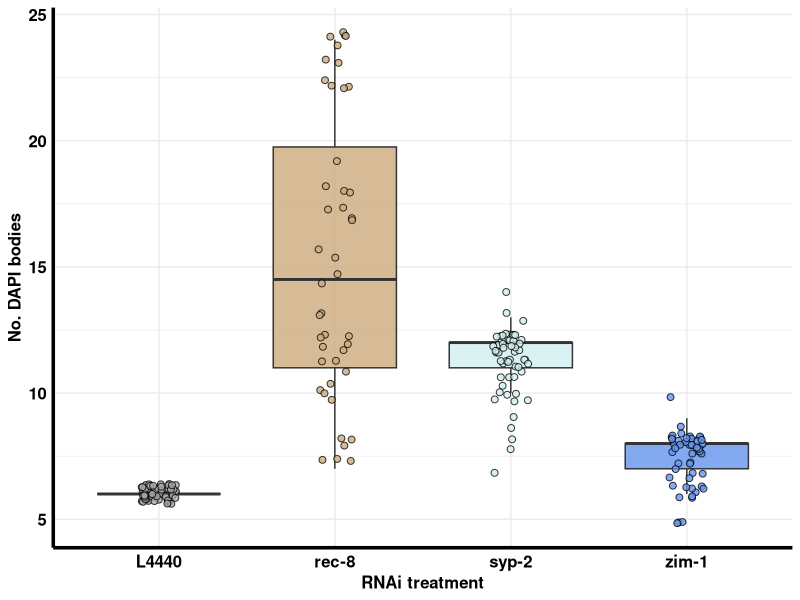
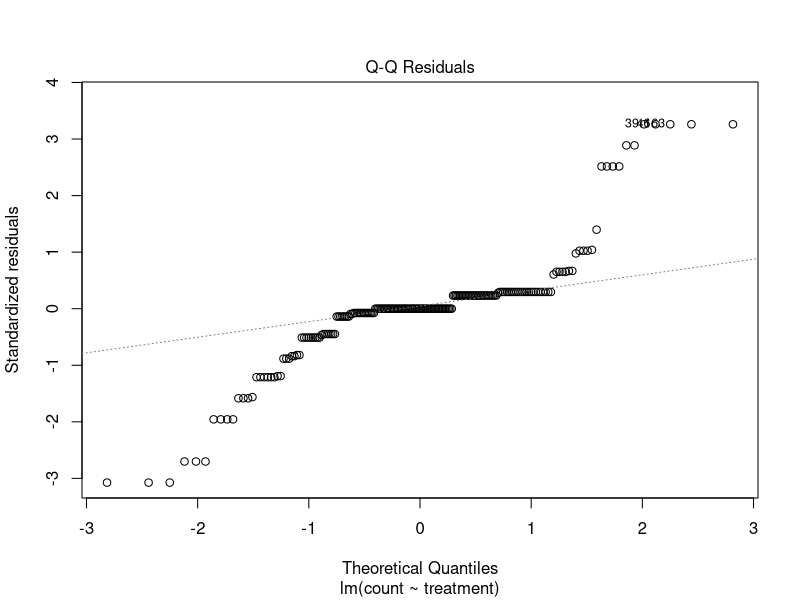
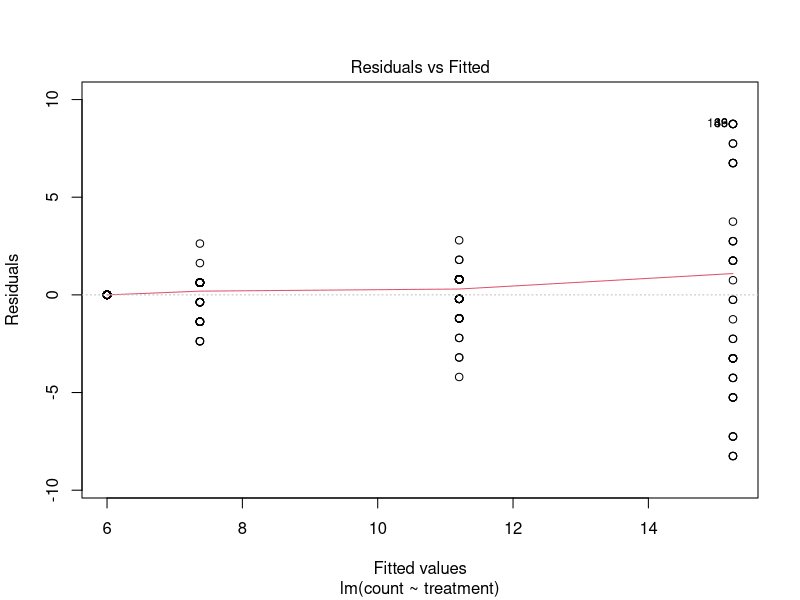
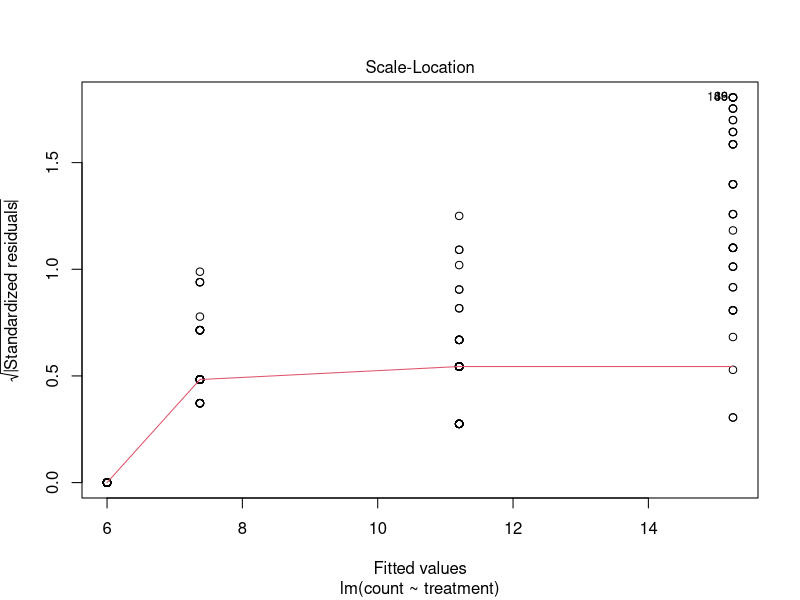
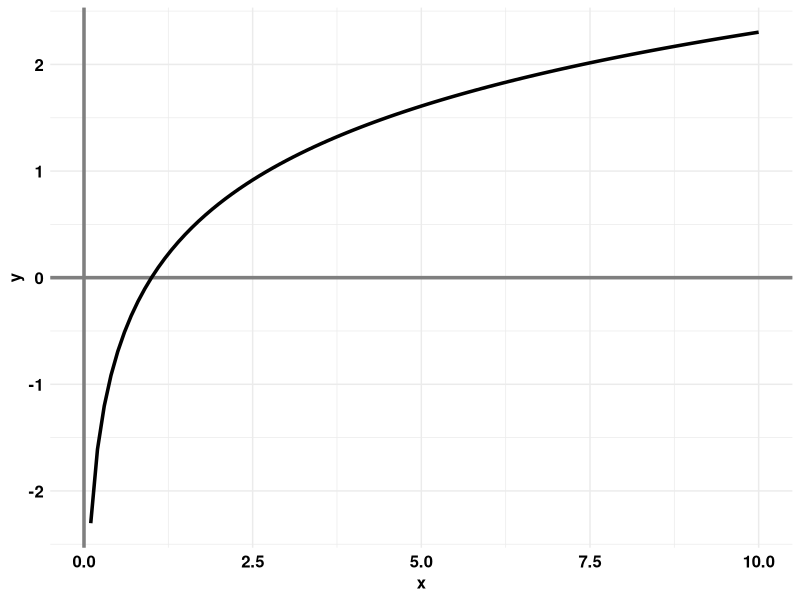
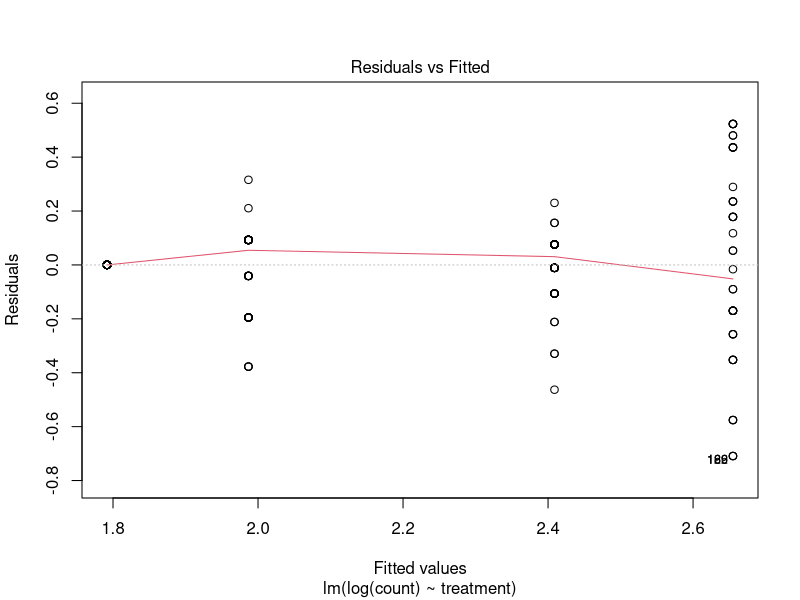
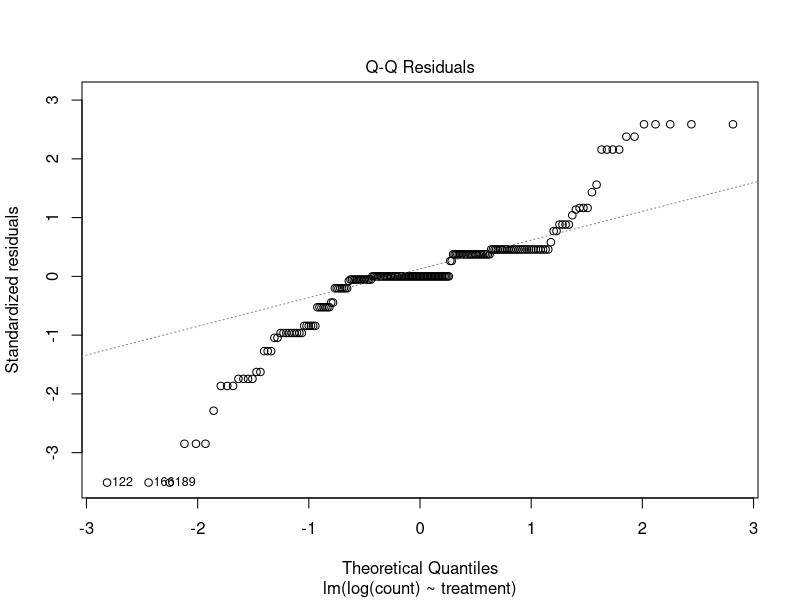
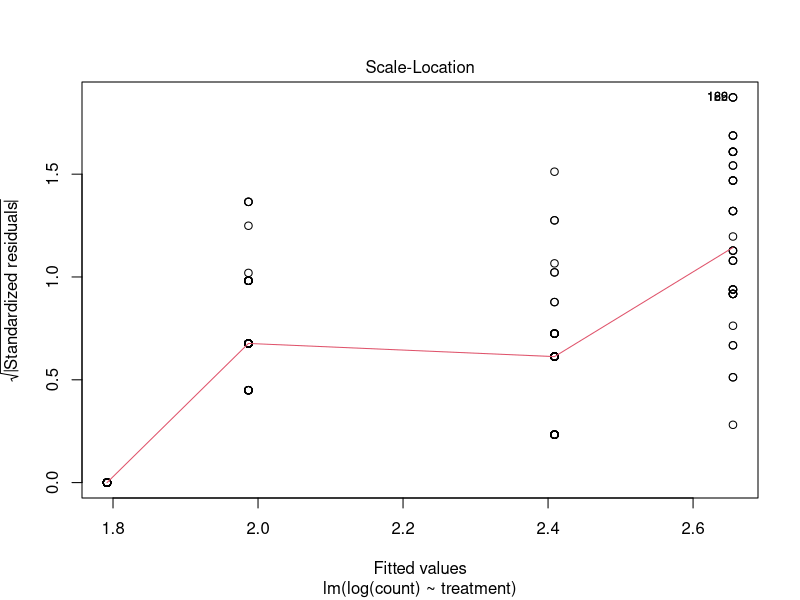

The R source for these figures, in order:
## ---- chunk 1
knitr::opts_chunk$set(echo = TRUE)
## ---- chunk 2
library(emmeans)  
library(multcomp)
library(multcompView)
library(ggplot2) 
library(tidyr)
library(dplyr)
library(readr)
library(readxl)
library(RColorBrewer)
library(viridis)
## ---- chunk 3
C_elegans_DAPI <- read_excel("../data/C_elegans_DAPI.xlsx")
head(C_elegans_DAPI)
## ---- chunk 4
DAPI_tidy <- C_elegans_DAPI %>% 
  gather("observation", "count", c(A, B, C, D, E, `F`)) %>% 
  filter(is.na(count) == F)

head(DAPI_tidy)
## ---- chunk 5
#I'm going to use my wisteria palette
wisteria <- c("grey65", "burlywood3", "khaki2", "plum1", "lightcyan2", "cornflowerblue", "slateblue3")
## ---- chunk 6
DAPI_tidy %>% 
  ggplot(aes(x = treatment, y = count)) +
  geom_boxplot(aes(fill = treatment), alpha = 0.8, width = 0.7, outlier.shape = NA) +
  geom_point(aes(fill = treatment), alpha = 0.8, shape = 21, color = "black", size = 2,
             position = position_jitter(seed = 666, width = 0.1)) +
  scale_fill_manual(values = wisteria[c(1, 2, 5, 6)]) +
  labs(y = "No. DAPI bodies",
       x = "RNAi treatment") +
  theme_minimal() +
  theme(legend.position = "none") +
  theme(axis.line = element_line(size = 1.2)) +
  theme(text = element_text(size = 12, color = "black", face = "bold")) +
  theme(axis.text = element_text(size = 12, color = "black", face = "bold"))
## ---- chunk 7
DAPI_summary <- DAPI_tidy %>% 
  group_by(treatment) %>% 
  summarise(mean = mean(count),
            var = var(count),
            sd = sd(count),
            n = n()) 

DAPI_summary
## ---- chunk 8
model_DAPI <- lm(count ~ treatment, data = DAPI_tidy)
## ---- chunk 9
plot(model_DAPI, which = 2)
## ---- chunk 10
plot(model_DAPI, which = c(1, 3))
## ---- chunk 11
data.frame(
   x = seq(0.1, 10, by = 0.1)
) %>% 
  mutate(y = log(x)) %>% 
  ggplot(aes(x = x, y = y)) +
  geom_hline(yintercept = 0, size = 1.2, color = "grey50") +
  geom_vline(xintercept = 0, size=  1.2, color = "grey50") +
  geom_line(size = 1.2) +
  theme_minimal() +
  theme(text = element_text(size = 12, color = "black", face = "bold")) +
  theme(axis.text = element_text(size = 12, color = "black", face = "bold"))
## ---- chunk 12
model_DAPI_log <- lm(log(count) ~ treatment, data = DAPI_tidy)
plot(model_DAPI_log, which = c(1, 2, 3))
## ---- chunk 13
pairwise.wilcox.test(x = DAPI_tidy$count, g = DAPI_tidy$treatment)
## ---- chunk 14
C_elegans_lethality <- read_excel("../data/C_elegans_lethality.xlsx")
head(C_elegans_lethality)
## ---- chunk 15
C_elegans_lethality %>% 
  ggplot(aes(x = treatment, y = proportion)) +
  geom_boxplot(aes(fill = treatment), alpha = 0.8, width = 0.7, outlier.shape = NA) +
  geom_point(aes(fill = treatment), alpha = 0.8, shape = 21, color = "black", size = 2,
             position = position_jitter(seed = 666, width = 0.1)) +
  scale_fill_manual(values = wisteria[c(1, 2, 5, 6)]) +
  labs(y = "Proportion dead embryo",
       x = "RNAi treatment") +
  theme_minimal() +
  theme(legend.position = "none") +
  theme(axis.line = element_line(size = 1.2)) +
  theme(text = element_text(size = 12, color = "black", face = "bold")) +
  theme(axis.text = element_text(size = 12, color = "black", face = "bold"))
## ---- chunk 16
lethal_summary <- C_elegans_lethality %>% 
  group_by(treatment) %>% 
  summarise(mean = mean(proportion),
            var = var(proportion),
            sd = sd(proportion),
            n = n()) 

lethal_summary
## ---- chunk 17
model_lethal <- lm(proportion ~ treatment, data = C_elegans_lethality)
plot(model_lethal, which = c(1, 2, 3))
## ---- chunk 18
logit <- function(p){log(
  p / (1-p)
)}

logistic <- function(x){
  1/(1 + exp(-x))
}
## ---- chunk 19
reciprocal <- function(x){
  1/x
}

#trying it out 
reciprocal(2)
## ---- chunk 20
data.frame(
  p = seq(0.001, 0.999, by = 0.001)
) %>% 
  mutate(y = logit(p)) %>% 
  ggplot(aes(x = p, y = y)) +
  geom_hline(yintercept = 0, size = 1.2, color = "grey50") +
  geom_vline(xintercept = 0, size=  1.2, color = "grey50") +
  geom_line(size = 1.2) +
  theme_minimal() +
  theme(text = element_text(size = 12, color = "black", face = "bold")) +
  theme(axis.text = element_text(size = 12, color = "black", face = "bold"))
## ---- chunk 21
C_elegans_lethality %>% 
  filter(proportion > 0) %>% 
  summarise(min = min(proportion)) 
## ---- chunk 22
lethal_offset <- C_elegans_lethality %>% 
  mutate(proportion_adjusted = case_when(
    proportion == 0 ~ 0.00384/2,
    proportion == 1 ~ 1 - 0.00384/2,
    TRUE ~ proportion   
  ))
## ---- chunk 23
model_lethal_logit <- lm(logit(proportion_adjusted) ~ treatment, data = lethal_offset)
plot(model_lethal_logit, which = c(1, 2, 3))
## ---- chunk 24
anova(model_lethal)
anova(model_lethal_logit)
## ---- chunk 25
estimate_lethal <- emmeans(model_lethal, pairwise ~ treatment)
estimate_lethal_logit <- emmeans(model_lethal_logit, pairwise ~ treatment)

estimate_lethal$contrasts
estimate_lethal_logit$contrasts
## ---- chunk 26
cld(estimate_lethal_logit$emmeans, Letters = letters)
## ---- chunk 27
lethal_detransform <- cld(estimate_lethal_logit$emmeans, Letters = letters) %>% 
  as.data.frame() %>% 
  mutate(estimated_mean = logistic(emmean)) %>% 
  mutate(upper.CL_detrans = logistic(upper.CL)) %>% 
  mutate(lower.CL_detrans = logistic(lower.CL)) %>%
  inner_join(lethal_summary, by = "treatment") %>% 
  dplyr::select(treatment, mean, estimated_mean, lower.CL_detrans, upper.CL_detrans, .group, n)

lethal_detransform
## ---- chunk 28
 
## ---- chunk 29
stem_data <- read_excel("../data/LU-Matand - Stem Data.xlsx")
head(stem_data)
## ---- chunk 30
Alias <- stem_data %>% 
  filter(Variety == "Alias")  

head(Alias)
## ---- chunk 31

## ---- chunk 32
 
## ---- chunk 33
#set up linear models in this chunk

## ---- chunk 34
#check assumptions in this chunk

## ---- chunk 35

## ---- chunk 36
